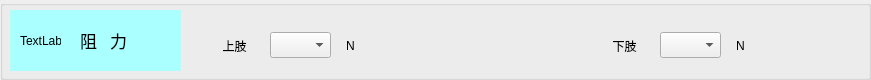
    <widget class="QGroupBox" name="groupBox_11">
     <property name="geometry">
      <rect>
       <x>20</x>
       <y>280</y>
       <width>871</width>
       <height>80</height>
      </rect>
     </property>
     <property name="title">
      <string/>
     </property>
     <widget class="QWidget" name="widget_10" native="true">
      <property name="geometry">
       <rect>
        <x>10</x>
        <y>10</y>
        <width>171</width>
        <height>61</height>
       </rect>
      </property>
      <property name="styleSheet">
       <string notr="true">background-color: rgb(170, 255, 255);</string>
      </property>
      <widget class="QLabel" name="label_29">
       <property name="geometry">
        <rect>
         <x>10</x>
         <y>10</y>
         <width>41</width>
         <height>41</height>
        </rect>
       </property>
       <property name="text">
        <string>TextLabel</string>
       </property>
      </widget>
      <widget class="QLabel" name="label_30">
       <property name="geometry">
        <rect>
         <x>70</x>
         <y>10</y>
         <width>91</width>
         <height>41</height>
        </rect>
       </property>
       <property name="font">
        <font>
         <family>黑体</family>
         <pointsize>13</pointsize>
        </font>
       </property>
       <property name="text">
        <string>阻   力</string>
       </property>
      </widget>
     </widget>
     <widget class="QLabel" name="label_31">
      <property name="geometry">
       <rect>
        <x>330</x>
        <y>30</y>
        <width>41</width>
        <height>31</height>
       </rect>
      </property>
      <property name="text">
       <string>N</string>
      </property>
      <property name="alignment">
       <set>Qt::AlignCenter</set>
      </property>
     </widget>
     <widget class="QComboBox" name="upLimpPower4_ComboBox">
      <property name="geometry">
       <rect>
        <x>270</x>
        <y>32</y>
        <width>61</width>
        <height>26</height>
       </rect>
      </property>
     </widget>
     <widget class="QLabel" name="label_39">
      <property name="geometry">
       <rect>
        <x>200</x>
        <y>30</y>
        <width>69</width>
        <height>31</height>
       </rect>
      </property>
      <property name="text">
       <string>上肢</string>
      </property>
      <property name="alignment">
       <set>Qt::AlignCenter</set>
      </property>
     </widget>
     <widget class="QLabel" name="label_40">
      <property name="geometry">
       <rect>
        <x>720</x>
        <y>30</y>
        <width>41</width>
        <height>31</height>
       </rect>
      </property>
      <property name="text">
       <string>N</string>
      </property>
      <property name="alignment">
       <set>Qt::AlignCenter</set>
      </property>
     </widget>
     <widget class="QLabel" name="label_41">
      <property name="geometry">
       <rect>
        <x>590</x>
        <y>30</y>
        <width>69</width>
        <height>31</height>
       </rect>
      </property>
      <property name="text">
       <string>下肢</string>
      </property>
      <property name="alignment">
       <set>Qt::AlignCenter</set>
      </property>
     </widget>
     <widget class="QComboBox" name="downLimpPower4_ComboBox">
      <property name="geometry">
       <rect>
        <x>660</x>
        <y>32</y>
        <width>61</width>
        <height>26</height>
       </rect>
      </property>
     </widget>
    </widget>
